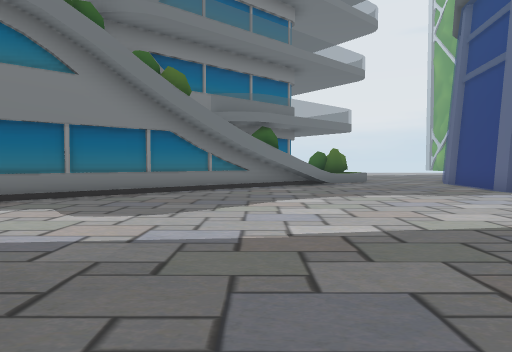
view 1 (above)

16 first-person views from a walk through a 3-D level made in the Unity game engine. The camera is 1.5 m above the floor, tilts 2° down and sees 75° across. Doors are open. The floor is counted in squares, 2 m on a side. Each view is taken from the middle of a square. On the plan, view 1 faces up. The plan holds only what a view shows up to about 11 squares ahead; the rest is blank. The place goes on beyond the plan. Some surface patterns are stand-ins.

view 2
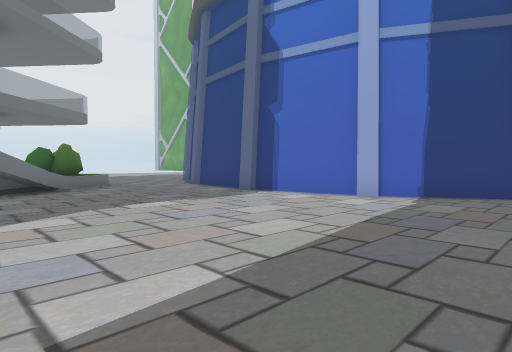

view 3
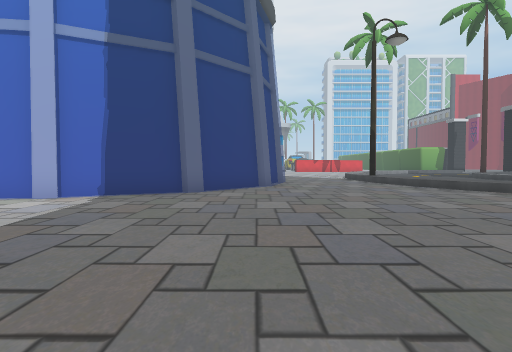

view 4
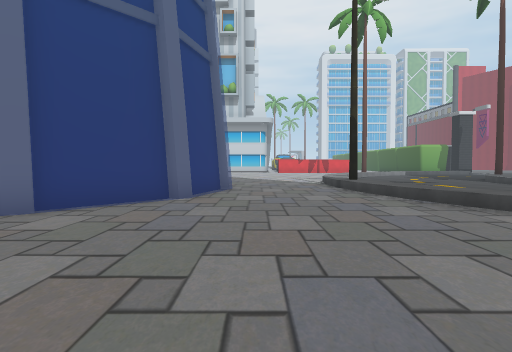

view 5
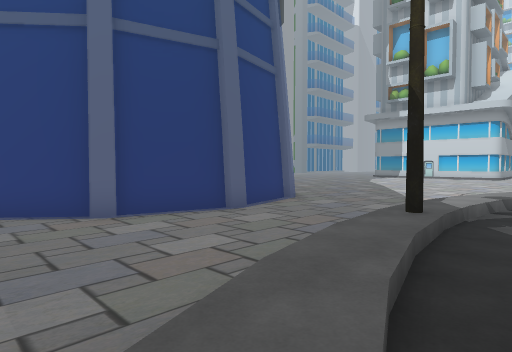

view 6
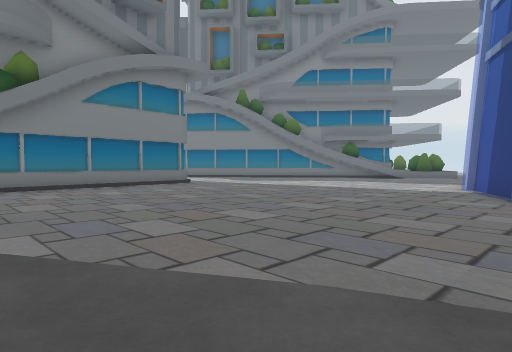

view 7
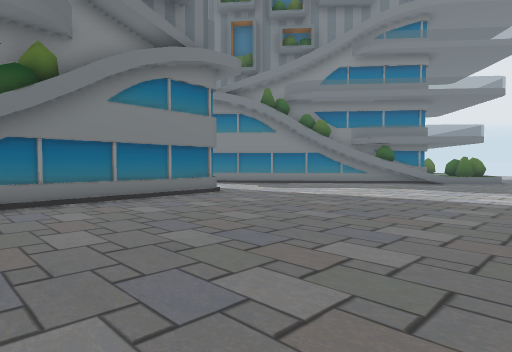

view 8
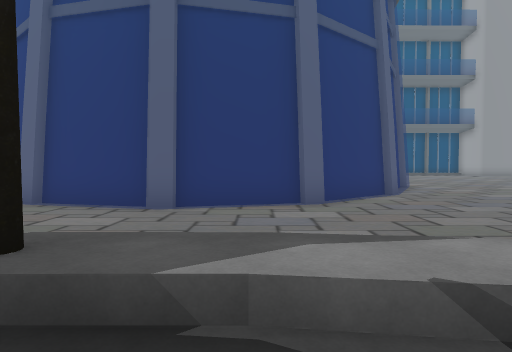

view 9
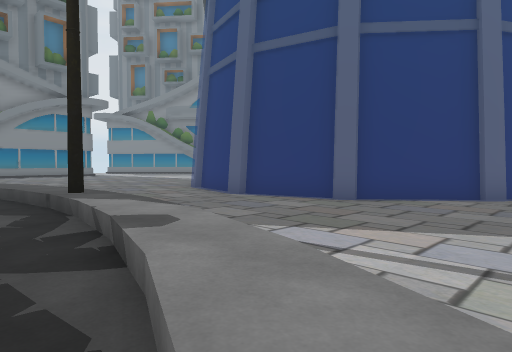

view 10
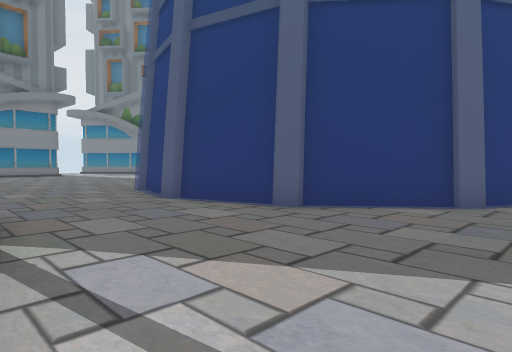

view 11
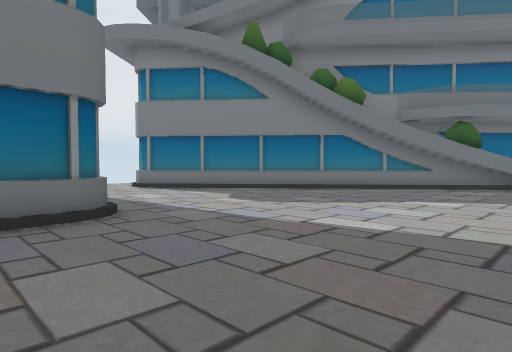

view 12
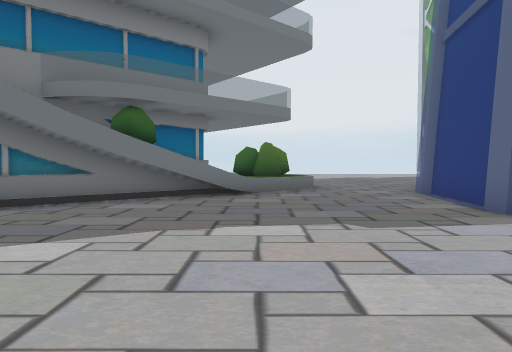

view 13
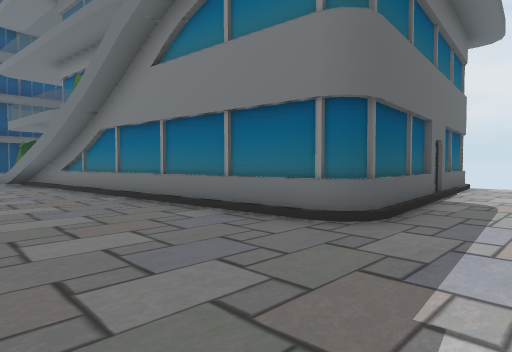

view 14
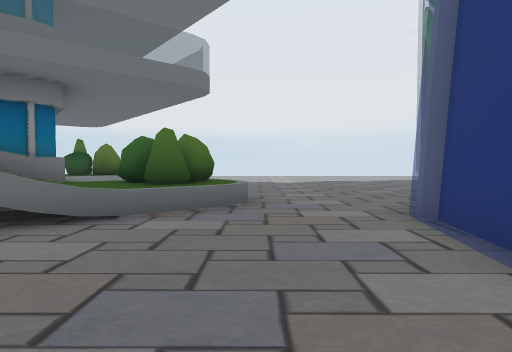

view 15
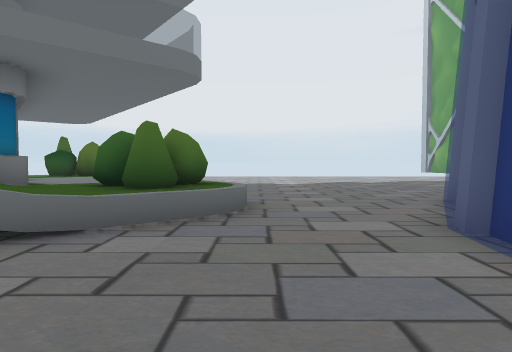

view 16
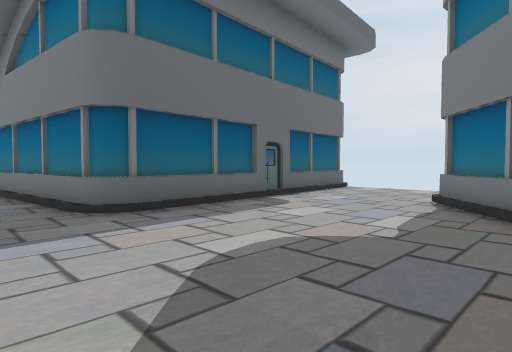

### Floor plan
Key: @ floor where view 1 was taken; # wall or solid block; . main floor; : floor 0.5 m higher than the main floor; / step, stairs or slope; = window, fence, low wall or low ledge; ^ raised ledge.
Columns run from 10 left of view 1 to 21 right of it. Each row starts with its distance up from view 1.
 20          #     .......
 19         ^#^    .......
 18          ^^^   ......
 17           ^^   .....
 16           ^^^ ^....=
 15            ^^ #^...
 14            ^^^^...=
 13            ^^^....=
 12            #^....=#
 11          ###.....=#
 10         ##.......=
  9        ##........=
  8      ###.........=#
  7     ##...........=#
  6    ##............=#
  5   .#..............=#
  4 ..................=##        #=.
  3 ...................=##      ##=.
  2 .....####...........=##    ##=..
  1 ######  #............==####==...
  0         #.@............====.....
 -1         #.......................
 -2         #.......................
 -3         #.......................
 -4         ##...........//::#:://..
 -5          #........./://.....//:/
 -6          #..  ... :/....  ...../

Where each view was taken, in squares from view 1:
view 1: 0 up, 0 right, facing up
view 2: 2 up, 0 right, facing up-right
view 3: 1 up, 0 right, facing right
view 4: 1 down, 4 right, facing right
view 5: 6 down, 9 right, facing up-right
view 6: 6 down, 10 right, facing up-left
view 7: 6 down, 8 right, facing up-left
view 8: 6 down, 16 right, facing up
view 9: 6 down, 21 right, facing up-left
view 10: 4 down, 21 right, facing up-left
view 11: 0 up, 3 right, facing up-left
view 12: 4 up, 3 right, facing up
view 13: 4 up, 2 right, facing down-left
view 14: 8 up, 5 right, facing up
view 15: 9 up, 5 right, facing up
view 16: 7 up, 0 right, facing down-left
